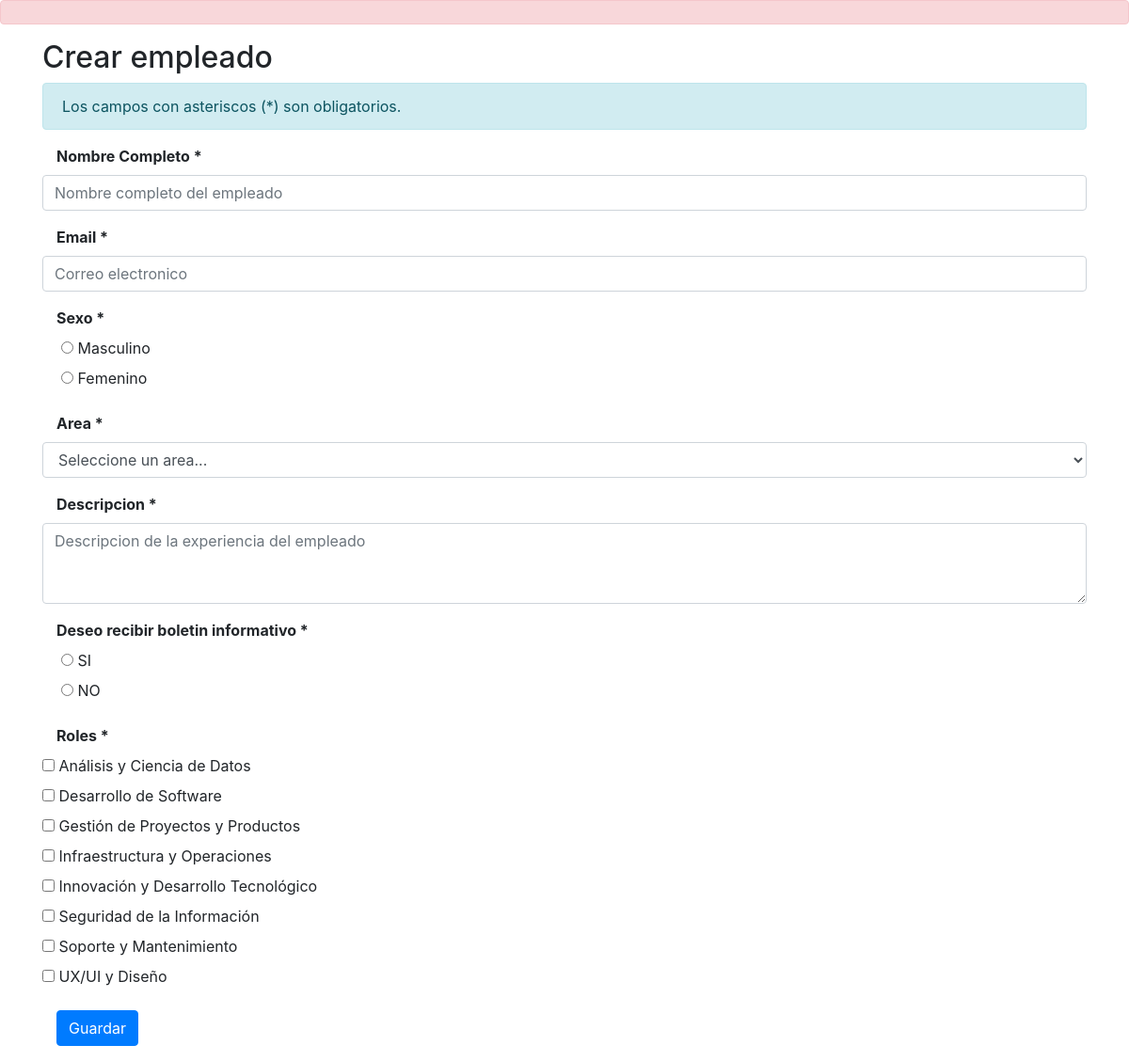
Screenshot of /?c=empleado&a=crearEmpleado with the database file from the repository.
### tables this page shows
CREATE TABLE `t_roles` (
  `id` int(11) NOT NULL,
  `nombre` varchar(200) NOT NULL
);

### controllers/empleadoController.php (called while the page is built, shortened)
<?php
require_once 'modelos/empleado.php';
class EmpleadoController{
    public function __CONSTRUCT(){
        $this->model = new empleado();
    }
    public function crearEmpleado(){
        require_once 'vistas/crear.php';
    }
}

### modelos/conexion.php (called while the page is built, shortened)
<?php
  class Db {
    public static function conectar() {
        try {
            $pdo = new PDO('mysql:host=localhost;dbname=bd_nexura_luis_martinez;charset=utf8', 'root', '');
            $pdo->setAttribute(PDO::ATTR_ERRMODE, PDO::ERRMODE_EXCEPTION);
            return $pdo;
        } catch (PDOException $e) {
            echo 'Error al conectar a la base de datos: ' . $e->getMessage();
            exit;
        }
    }
  }
?>

### modelos/empleado.php (called while the page is built, shortened)
<?php
class Empleado
{
	private $pdo;
	public function __CONSTRUCT(){
		try
		{
			$this->pdo = Db::conectar();
		}
		catch(Exception $e)
		{
			die($e->getMessage());
		}
	}
    public function obtenerRoles(){
		try
		{
			$stm = $this->pdo->prepare("SELECT * FROM t_roles");
			$stm->execute();
			return $stm->fetchAll(PDO::FETCH_OBJ);
		}
		catch(Exception $e)
		{
			die($e->getMessage());
		}
	}
}

### vistas/crear.php (the view, shortened to what this page needs)
<!DOCTYPE html>
<html lang="es">
<head>
  <link rel="stylesheet" href="https://maxcdn.bootstrapcdn.com/bootstrap/4.5.2/css/bootstrap.min.css">
</head>
<body>
  <div id="alertDiv" class="alert alert-danger fade show" role="alert">
  </div>
  <div class="container">
    <h2>Crear empleado</h2>
    <div class="alert alert-info">
      Los campos con asteriscos (*) son obligatorios.
    </div>
    <form id="formulario-creacion" action="?c=empleado&a=guardarEmpleado" method="post"  class="form-horizontal">
      <div class="form-group">
        <label class="control-label col-sm-12" for="nombre"><b>Nombre Completo *</b></label>
          <input type="text" class="form-control" id="nombre" placeholder="Nombre completo del empleado" name="nombre" required>
      </div>
      <div class="form-group">
        <label class="control-label col-sm-12" for="email"><b>Email *</b></label>
          <input type="email" class="form-control" id="email" placeholder="Correo electronico" name="email" required>
      </div>
      <div class="form-group">
        <label class="control-label col-sm-12" for="sexo"><b>Sexo *</b></label>
          <div class="form-check">
            <input type="radio" id="M" name="sexo" value="M">
            <label for="M">Masculino</label><br>
            <input type="radio" id="F" name="sexo" value="F">
            <label for="F">Femenino</label><br>
          </div>
      </div>
      <div class="form-group">
        <label class="control-label col-sm-12" for="area"><b>Area *</b></label>
        <select class="form-control form-select-lg mb-3" id="area" name="area" required>
          <option selected disabled>Seleccione un area...</option>
        </select>
      </div>
      <div class="form-group">
        <label class="control-label col-sm-12" for="descripcion"><b>Descripcion *</b></label>
        <textarea id="descripcion" name="descripcion" class="form-control" rows="3" placeholder="Descripcion de la experiencia del empleado" required></textarea>
      </div>
      <div class="form-group">
        <label class="control-label col-sm-12" for="boletin"><b>Deseo recibir boletin informativo *</b></label>
          <div class="form-check">
            <input type="radio" id="S" name="boletin" value="S">
            <label for="S">SI</label><br>
            <input type="radio" id="F" name="boletin" value="N">
            <label for="N">NO</label><br>
          </div>
      </div>
      <div class="form-group">
        <label class="control-label col-sm-12" for="roles"><b>Roles *</b></label>
          <div class="checkbox" style="display: grid;">
            <?php foreach($this->model->obtenerRoles() as $r): ?>
              <label>
                <input type="checkbox" id="roles" name="roles[]" value="<?php echo $r->id; ?>">
                <?php echo $r->nombre; ?>
                <br/>
              </label>
            <?php endforeach; ?>
          </div>
      </div>
      <div class="form-group">
        <div class="control-label col-sm-12">
          <button id="btnGuardar" class="btn btn-primary">Guardar</button>
        </div>
      </div>
    </form>
  </div>
</body>
</html>

### rows the page displays
t_roles: nombre "Análisis y Ciencia de Datos"
t_roles: nombre "Desarrollo de Software"
t_roles: nombre "Gestión de Proyectos y Productos"
t_roles: nombre "Infraestructura y Operaciones"
t_roles: nombre "Innovación y Desarrollo Tecnológico"
t_roles: nombre "Seguridad de la Información"
t_roles: nombre "Soporte y Mantenimiento"
t_roles: nombre "UX/UI y Diseño"
